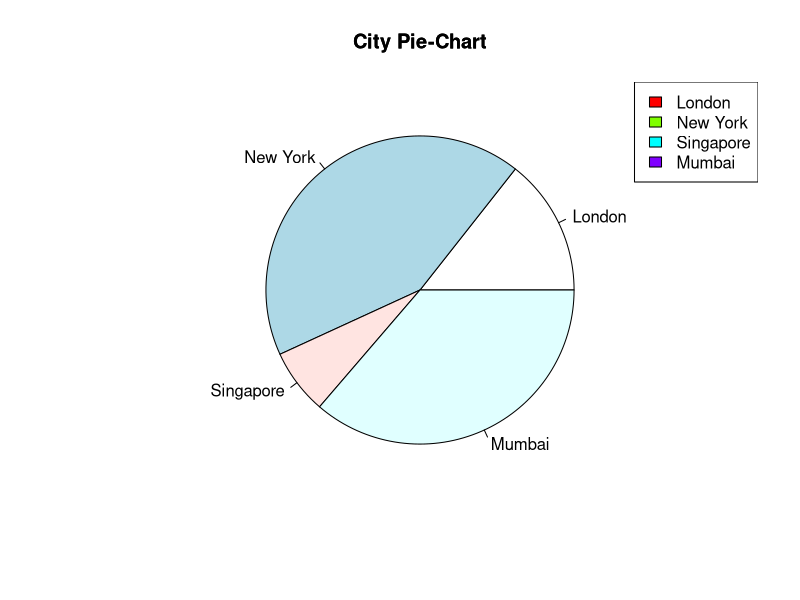

This chart was generated by the following R code:
# Install and load the required package
# install.packages("plotrix")
library(plotrix)

# Input vector and corresponding labels
values <- c(21, 62, 10, 53)
labels <- c("London", "New York", "Singapore", "Mumbai")

# Create the pie chart
pie(values, labels = labels, main = "City Pie-Chart")

# Add a legend at the top right corner
legend("topright", legend = labels, fill = rainbow(length(labels)))

# Add a title to the chart
title(main = "City Pie-Chart")
